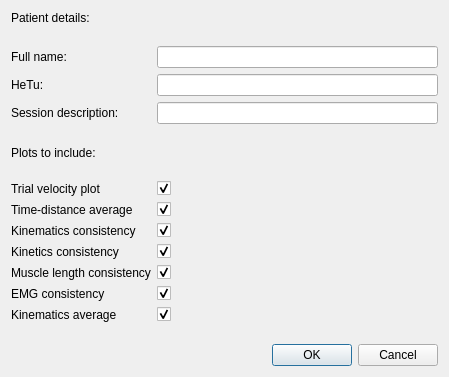
<?xml version="1.0" encoding="UTF-8"?>
<ui version="4.0">
 <class>Dialog</class>
 <widget class="QDialog" name="Dialog">
  <property name="geometry">
   <rect>
    <x>0</x>
    <y>0</y>
    <width>449</width>
    <height>377</height>
   </rect>
  </property>
  <property name="windowTitle">
   <string>Patient details</string>
  </property>
  <layout class="QVBoxLayout" name="verticalLayout">
   <item>
    <layout class="QFormLayout" name="formLayout">
     <item row="0" column="0" colspan="2">
      <widget class="QLabel" name="prompt">
       <property name="text">
        <string>Patient details:</string>
       </property>
       <property name="alignment">
        <set>Qt::AlignLeading|Qt::AlignLeft|Qt::AlignVCenter</set>
       </property>
      </widget>
     </item>
     <item row="1" column="0">
      <spacer name="verticalSpacer">
       <property name="orientation">
        <enum>Qt::Vertical</enum>
       </property>
       <property name="sizeHint" stdset="0">
        <size>
         <width>20</width>
         <height>40</height>
        </size>
       </property>
      </spacer>
     </item>
     <item row="2" column="0">
      <widget class="QLabel" name="label">
       <property name="text">
        <string>Full name:</string>
       </property>
      </widget>
     </item>
     <item row="2" column="1">
      <widget class="QLineEdit" name="lnFullName"/>
     </item>
     <item row="3" column="0">
      <widget class="QLabel" name="label_2">
       <property name="text">
        <string>HeTu:</string>
       </property>
      </widget>
     </item>
     <item row="3" column="1">
      <widget class="QLineEdit" name="lnHetu"/>
     </item>
     <item row="4" column="0">
      <widget class="QLabel" name="label_13">
       <property name="text">
        <string>Session description:</string>
       </property>
      </widget>
     </item>
     <item row="4" column="1">
      <widget class="QLineEdit" name="lnDescription"/>
     </item>
     <item row="5" column="0">
      <spacer name="verticalSpacer_2">
       <property name="orientation">
        <enum>Qt::Vertical</enum>
       </property>
       <property name="sizeHint" stdset="0">
        <size>
         <width>20</width>
         <height>40</height>
        </size>
       </property>
      </spacer>
     </item>
     <item row="6" column="0">
      <widget class="QLabel" name="label_3">
       <property name="text">
        <string>Plots to include:</string>
       </property>
      </widget>
     </item>
     <item row="7" column="0">
      <spacer name="verticalSpacer_3">
       <property name="orientation">
        <enum>Qt::Vertical</enum>
       </property>
       <property name="sizeHint" stdset="0">
        <size>
         <width>20</width>
         <height>40</height>
        </size>
       </property>
      </spacer>
     </item>
     <item row="8" column="0">
      <widget class="QLabel" name="label_4">
       <property name="text">
        <string>Trial velocity plot</string>
       </property>
      </widget>
     </item>
     <item row="8" column="1">
      <widget class="QCheckBox" name="cbTrialVelocity">
       <property name="sizePolicy">
        <sizepolicy hsizetype="Minimum" vsizetype="Fixed">
         <horstretch>0</horstretch>
         <verstretch>0</verstretch>
        </sizepolicy>
       </property>
       <property name="layoutDirection">
        <enum>Qt::LeftToRight</enum>
       </property>
       <property name="text">
        <string/>
       </property>
       <property name="checked">
        <bool>true</bool>
       </property>
      </widget>
     </item>
     <item row="9" column="0">
      <widget class="QLabel" name="label_11">
       <property name="text">
        <string>Time-distance average</string>
       </property>
      </widget>
     </item>
     <item row="9" column="1">
      <widget class="QCheckBox" name="cbTimeDistAverage">
       <property name="text">
        <string/>
       </property>
       <property name="checked">
        <bool>true</bool>
       </property>
      </widget>
     </item>
     <item row="10" column="0">
      <widget class="QLabel" name="label_5">
       <property name="text">
        <string>Kinematics consistency</string>
       </property>
      </widget>
     </item>
     <item row="10" column="1">
      <widget class="QCheckBox" name="cbKinematicsCons">
       <property name="sizePolicy">
        <sizepolicy hsizetype="Minimum" vsizetype="Fixed">
         <horstretch>0</horstretch>
         <verstretch>0</verstretch>
        </sizepolicy>
       </property>
       <property name="layoutDirection">
        <enum>Qt::LeftToRight</enum>
       </property>
       <property name="text">
        <string/>
       </property>
       <property name="checked">
        <bool>true</bool>
       </property>
      </widget>
     </item>
     <item row="12" column="0">
      <widget class="QLabel" name="label_6">
       <property name="text">
        <string>Muscle length consistency</string>
       </property>
      </widget>
     </item>
     <item row="12" column="1">
      <widget class="QCheckBox" name="cbMuscleLenCons">
       <property name="sizePolicy">
        <sizepolicy hsizetype="Minimum" vsizetype="Fixed">
         <horstretch>0</horstretch>
         <verstretch>0</verstretch>
        </sizepolicy>
       </property>
       <property name="layoutDirection">
        <enum>Qt::LeftToRight</enum>
       </property>
       <property name="text">
        <string/>
       </property>
       <property name="checked">
        <bool>true</bool>
       </property>
      </widget>
     </item>
     <item row="13" column="0">
      <widget class="QLabel" name="label_7">
       <property name="text">
        <string>EMG consistency</string>
       </property>
      </widget>
     </item>
     <item row="13" column="1">
      <widget class="QCheckBox" name="cbEMGCons">
       <property name="sizePolicy">
        <sizepolicy hsizetype="Minimum" vsizetype="Fixed">
         <horstretch>0</horstretch>
         <verstretch>0</verstretch>
        </sizepolicy>
       </property>
       <property name="layoutDirection">
        <enum>Qt::LeftToRight</enum>
       </property>
       <property name="text">
        <string/>
       </property>
       <property name="checked">
        <bool>true</bool>
       </property>
      </widget>
     </item>
     <item row="14" column="0">
      <widget class="QLabel" name="label_8">
       <property name="text">
        <string>Kinematics average</string>
       </property>
      </widget>
     </item>
     <item row="14" column="1">
      <widget class="QCheckBox" name="cbKinAverage">
       <property name="sizePolicy">
        <sizepolicy hsizetype="Minimum" vsizetype="Fixed">
         <horstretch>0</horstretch>
         <verstretch>0</verstretch>
        </sizepolicy>
       </property>
       <property name="layoutDirection">
        <enum>Qt::LeftToRight</enum>
       </property>
       <property name="text">
        <string/>
       </property>
       <property name="checked">
        <bool>true</bool>
       </property>
      </widget>
     </item>
     <item row="15" column="0">
      <spacer name="verticalSpacer_4">
       <property name="orientation">
        <enum>Qt::Vertical</enum>
       </property>
       <property name="sizeHint" stdset="0">
        <size>
         <width>20</width>
         <height>40</height>
        </size>
       </property>
      </spacer>
     </item>
     <item row="11" column="0">
      <widget class="QLabel" name="label_9">
       <property name="text">
        <string>Kinetics consistency</string>
       </property>
      </widget>
     </item>
     <item row="11" column="1">
      <widget class="QCheckBox" name="cbKineticsCons">
       <property name="sizePolicy">
        <sizepolicy hsizetype="Minimum" vsizetype="Fixed">
         <horstretch>0</horstretch>
         <verstretch>0</verstretch>
        </sizepolicy>
       </property>
       <property name="layoutDirection">
        <enum>Qt::LeftToRight</enum>
       </property>
       <property name="text">
        <string/>
       </property>
       <property name="checked">
        <bool>true</bool>
       </property>
      </widget>
     </item>
    </layout>
   </item>
   <item>
    <widget class="QDialogButtonBox" name="buttonBox">
     <property name="orientation">
      <enum>Qt::Horizontal</enum>
     </property>
     <property name="standardButtons">
      <set>QDialogButtonBox::Cancel|QDialogButtonBox::Ok</set>
     </property>
    </widget>
   </item>
  </layout>
 </widget>
 <resources/>
 <connections>
  <connection>
   <sender>buttonBox</sender>
   <signal>accepted()</signal>
   <receiver>Dialog</receiver>
   <slot>accept()</slot>
   <hints>
    <hint type="sourcelabel">
     <x>248</x>
     <y>254</y>
    </hint>
    <hint type="destinationlabel">
     <x>157</x>
     <y>274</y>
    </hint>
   </hints>
  </connection>
  <connection>
   <sender>buttonBox</sender>
   <signal>rejected()</signal>
   <receiver>Dialog</receiver>
   <slot>reject()</slot>
   <hints>
    <hint type="sourcelabel">
     <x>316</x>
     <y>260</y>
    </hint>
    <hint type="destinationlabel">
     <x>286</x>
     <y>274</y>
    </hint>
   </hints>
  </connection>
 </connections>
</ui>
